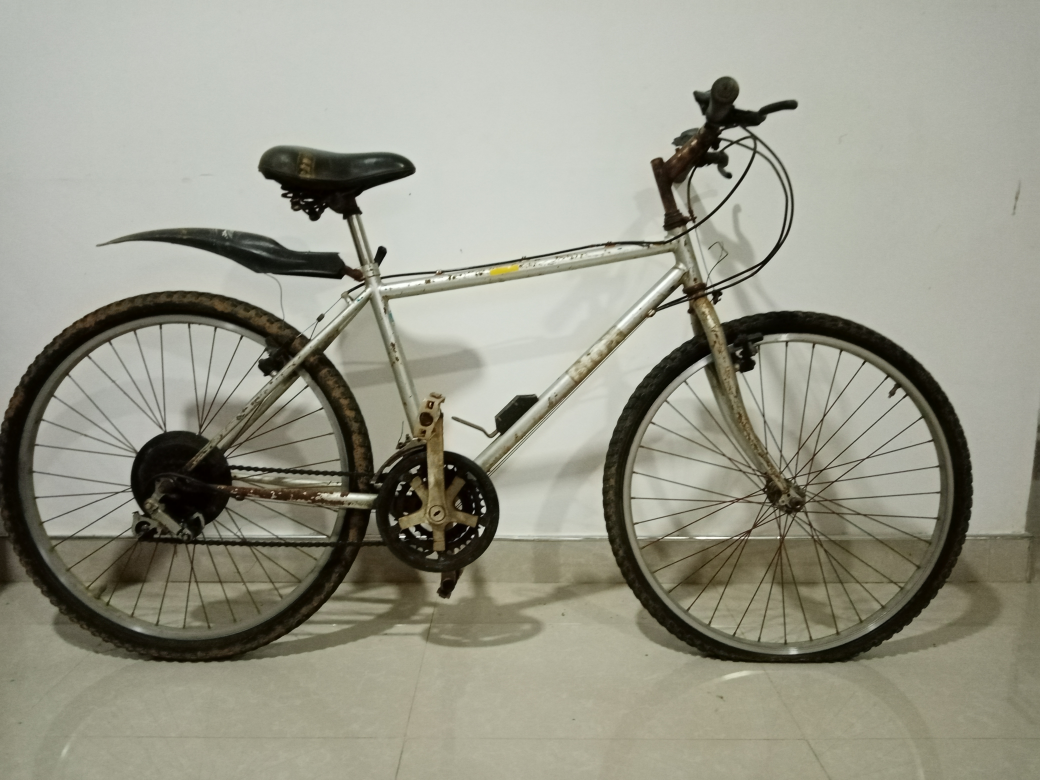
#> input picture bicycleMeasurementSystem-BE/upload/IMG_20210929_182937.jpg, 4160 x 3120 px (shown at 1/4 size)
$ python -i getPixelRatio.py   (imports and definitions only)
#> lines starting #> are read from the running program, lines starting #| are printed output that depends on the picture; after the words box and inside, x2 and y2 are one past the last pixel; in counts of white or black regions, pixels touching at a corner belong together
#> in cameraCalibration, imgR is the input picture: shape (3120, 4160, 3); mean B, G, R 137.3, 151.7, 151.9
import cv2
import numpy as np
import math

def tag_detection(img):
    # Convert from BGR to HSV color space
    hsv = cv2.cvtColor(img, cv2.COLOR_BGR2HSV)
#> hsv: shape (3120, 4160, 3); mean H, S, V 32.7, 42.1, 153.3
    # Get the saturation plane - all black/white/gray pixels are zero, and colored pixels are above zero.
    s = hsv[:, :, 1]
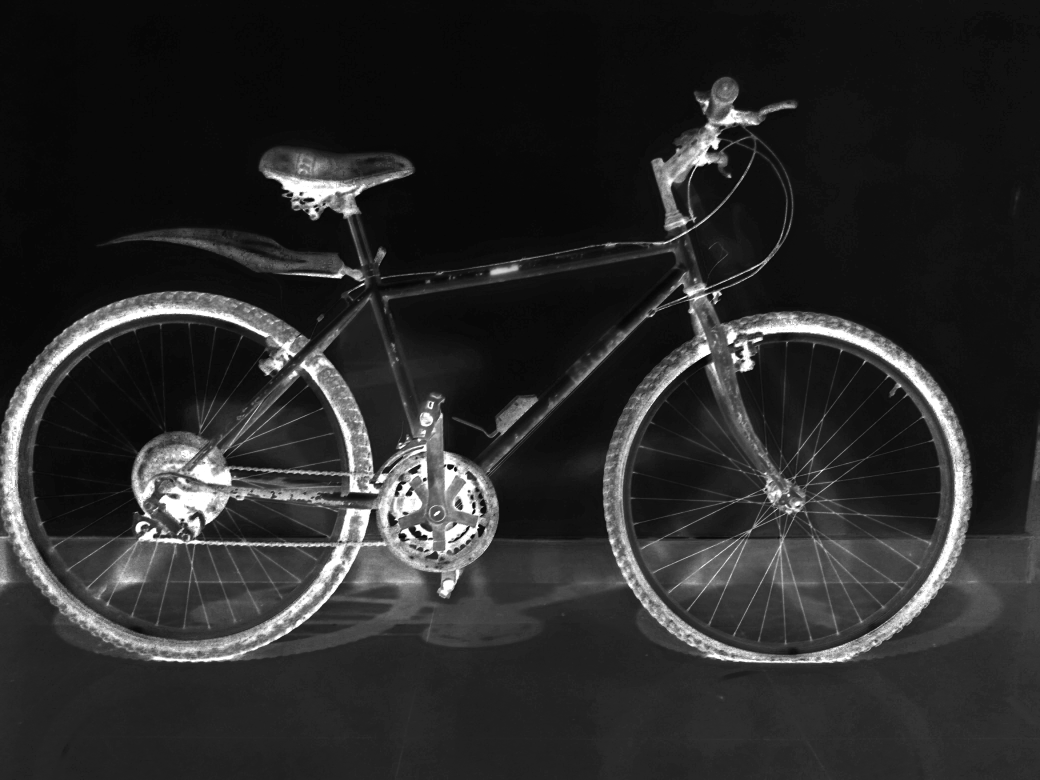
#> s: shape (3120, 4160) (shown at 1/4 size); min 2, max 255, mean 42.1
    # detect yellow
    lower_range = np.array([25, 50, 70])
    upper_range = np.array([35, 255, 255])
    mask = cv2.inRange(hsv, lower_range, upper_range)
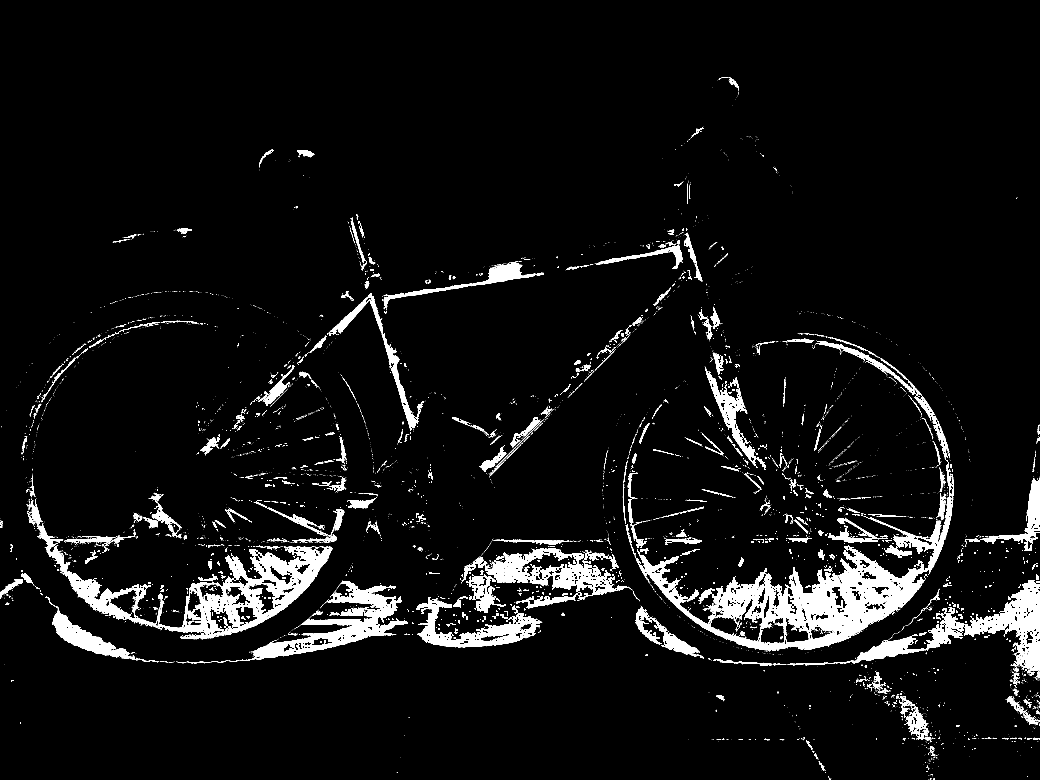
#> mask: shape (3120, 4160) (shown at 1/4 size); 5.8% white; 6037 white regions (5146 under 20 px)
    # Apply threshold on s - use automatic threshold algorithm (use THRESH_OTSU).
    ret, thresh = cv2.threshold(mask, 0, 255, cv2.THRESH_BINARY+cv2.THRESH_OTSU)
#> ret = 0
    # Find contours in thresh (find the triangles).
    cnts = cv2.findContours(thresh, cv2.RETR_EXTERNAL, cv2.CHAIN_APPROX_SIMPLE)[-2]  # [-2] indexing takes return value before last (due to OpenCV compatibility issues).CHAIN_APPROX_NONE
#> cnts = 5879 contours, 5290 with area under 20; largest, box (x1, y1, x2, y2) and area: (2539, 1856, 3814, 2603) 202905, (109, 1996, 1328, 2558) 141963, (1847, 2192, 2514, 2452) 64258, (958, 2322, 1632, 2643) 54288, (3856, 2320, 4160, 2704) 42817
    font = cv2.FONT_HERSHEY_COMPLEX
    # Iterate triangle contours
    for c in cnts:
        approx = cv2.approxPolyDP(c, 0.01*cv2.arcLength(c, True), True)
#         cv2.drawContours(img, [approx], 0, (0), 3)
        x = approx.ravel()[0]
        y = approx.ravel()[1]
        if (cv2.contourArea(c) > 10) and (len(approx) == 5):  #  Ignore very small contours
            x, y, w, h = cv2.boundingRect(c-10)
            # Crop the bounding rectangle out of img
            out = img[y:y+h+20, x:x+w+20].copy()
            return out
#> this loop made 163 passes
#> (w, h) on pass 163: (7, 3)


def cameraCalibration(imagePath, known_length=50.0):
    imgR = cv2.imread(imagePath)
    img = tag_detection(imgR)

    gray = cv2.cvtColor(img, cv2.COLOR_BGR2GRAY)
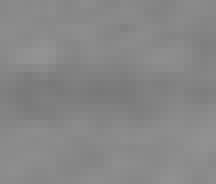
#> gray: shape (23, 27) (shown 8 times larger); min 121, max 147, mean 135
    corners =cv2.goodFeaturesToTrack(gray,4,0.01,10)
#> corners = [[6, 6], [22, 7], [12, 19], [24, 18]]
    corners =np.int0 (corners)

    for i in corners:
        x, y = i.ravel()
        cv2.circle(img, (x,y),2 ,255, -1)
#> this loop made 4 passes
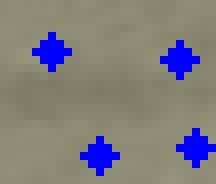
#> img: shape (23, 27, 3) (shown 8 times larger); mean B, G, R 125.4, 125.2, 127

    pts1 = np.float32(corners)
#> pts1 = [[6, 6], [22, 7], [12, 19], [24, 18]]
    [[x1, y1]]= corners[0]
#> x1 = 6; y1 = 6
    [[x2, y2]] = corners[1]
#> x2 = 22; y2 = 7
    [[x3, y3]] = corners[2]
#> x3 = 12; y3 = 19
    [[x4, y4]] = corners[3]
#> x4 = 24; y4 = 18

    font = cv2.FONT_HERSHEY_SIMPLEX
#> font = 0
    #point1
    strXY = str(x1) + ',' + str(y1)
#> strXY = '6,6'
    cv2.putText(img, strXY, (x1, y1), font, 0.2, (255, 255, 0), 1)
#> img: shape (23, 27, 3); 4.19% of pixels changed, all inside (x1, y1, x2, y2) = (7, 2, 16, 8)
    # point2
    strXY = str(x2) + ',' + str(y2)
#> strXY = '22,7'
    cv2.putText(img, strXY, (x2, y2), font, 0.2, (255, 255, 0), 1)
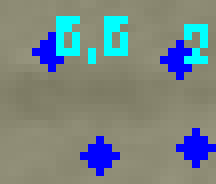
#> img: shape (23, 27, 3) (shown 8 times larger); mean B, G, R 132.5, 133.1, 120
    # point3
    strXY = str(x3) + ',' + str(y3)
#> strXY = '12,19'
    cv2.putText(img, strXY, (x3, y3), font, 0.2, (255, 255, 0), 1)
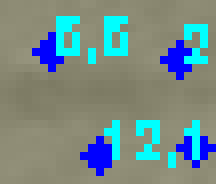
#> img: shape (23, 27, 3) (shown 8 times larger); 3.86% of pixels changed, all inside (x1, y1, x2, y2) = (13, 15, 25, 21)
    # point4
    strXY = str(x4) + ',' + str(y4)
#> strXY = '24,18'
    cv2.putText(img, strXY, (x4, y4), font, 0.2, (255, 255, 0), 1)
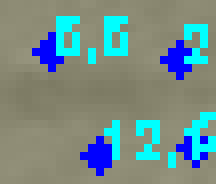
#> img: shape (23, 27, 3) (shown 8 times larger); 0.97% of pixels changed, all inside (x1, y1, x2, y2) = (25, 14, 27, 19)
#     cv2.imshow('RefImg', img)
    length = (((x2)-(x3))**2 + ((y2)-(y3))**2)**0.5
#> length = 15.62
    x = length
#> x = 15.62
    # converting to float
    pyval = x.item()
#> pyval = 15.62
    pixelRatio =known_length/length
#> pixelRatio = 3.2

    return img , corners ,length, pixelRatio

>>> result = cameraCalibration('upload/IMG_20210929_182937.jpg')
